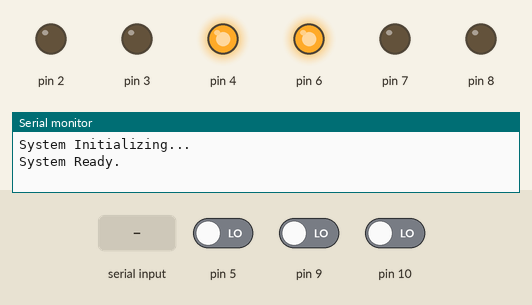
Simulated run of this sketch. Board: Arduino Uno, built with avr-gcc and run on an emulated ATmega328P. Parts: output pins drawn as LEDs (lit = HIGH), the last lines printed to the serial monitor. Dashed ring = blinking. The test bench sets the inputs (shaded band); at power-on: pin 10 LOW, pin 5 LOW, pin 9 LOW.

Above: at 1.2 s.
1.3 s: pin 10 driven HIGH
At 2.2 s:
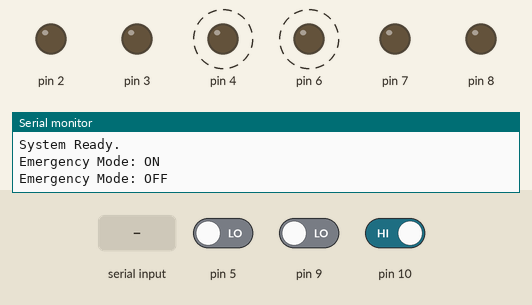
4.3 s: pin 5 driven HIGH
7.3 s: "s" received over Serial
10.3 s: pin 10 driven LOW
At 11.5 s:
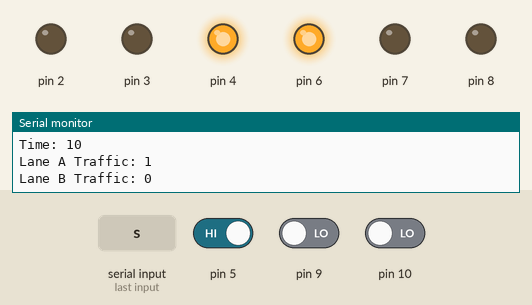
11.8 s: pin 10 driven HIGH
At 12.7 s:
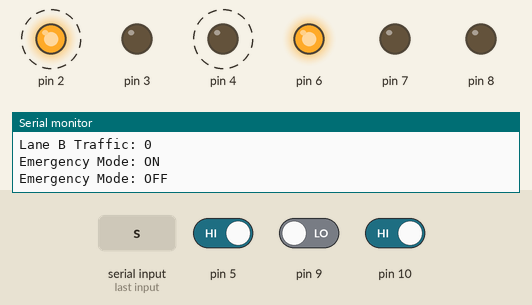
Timing chart, 0 to 15.8 s (numbered marks = the images above; inputs shaded):
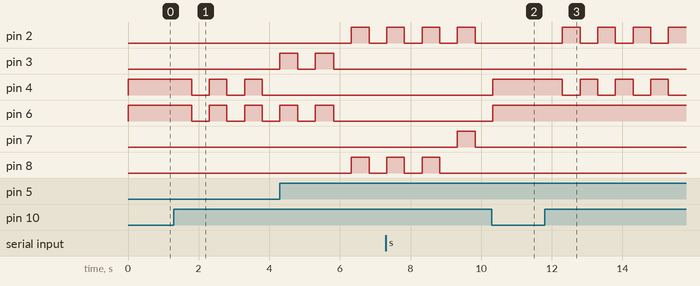

Measured:
- after the input at 1.3 s, pin 2, pin 8: stays LOW (without the input it goes to HIGH after 2.7 s); pin 3: stays LOW (without the input it goes to HIGH after 1.7 s)
- after the input at 10.3 s, pin 2, pin 7: stays LOW (without the input it goes to HIGH after 0.03 s); pin 4, pin 6: LOW → HIGH after 0.03 s instead of 1.1 s
- after the input at 11.8 s, pin 3: stays LOW (without the input it goes to HIGH after 2.0 s); pin 6: stays HIGH (without the input it goes to LOW after 3.0 s); pin 8: stays LOW (without the input it goes to HIGH after 3.0 s)
- by itself, pin 4: alternates HIGH for 0.50 s and LOW for 0.50 s
- by itself, pin 6: alternates HIGH for 0.51 s and LOW for 0.50 s, 4 changes in all, then stays LOW

The sketch:

traffic_control.ino
```cpp
/*
 * Project 1: Smart Traffic Control & Monitoring System
 * Explicit Prototypes added to solve Compilation Errors
 */

#include <stdlib.h>

// ==========================================
// 1. STRUCT DEFINITION (MUST BE AT THE TOP)
// ==========================================
struct TrafficLane {
  int id;
  int rPin, yPin, gPin;
  int sensorPin;
  int vehicleCount;
  int* vehicleLogs;
  int logCapacity;
};

// ==========================================
// 2. FUNCTION PROTOTYPES (THE FIX)
// These tell the compiler that these functions exist
// and that they use the TrafficLane struct defined above.
// ==========================================
void setLights(TrafficLane* lane, int r, int y, int g);
void registerVehicle(TrafficLane* lane);
TrafficLane* createLane(int id, int r, int y, int g, int s);

// ==========================================
// 3. CONFIGURATION & GLOBALS
// ==========================================
const unsigned long DEFAULT_GREEN_TIME = 3000;
const unsigned long YELLOW_TIME = 1000;
const unsigned long LOG_INTERVAL = 5000;

TrafficLane* laneA;
TrafficLane* laneB;

// State Machine Variables
int systemState = 0;
unsigned long lastStateChange = 0;
unsigned long lastLogTime = 0;
bool emergencyMode = false;

// ==========================================
// 4. HELPER FUNCTIONS
// ==========================================

// Create Lane
TrafficLane* createLane(int id, int r, int y, int g, int s) {
  TrafficLane* lane = (TrafficLane*)malloc(sizeof(TrafficLane));
  if (lane == NULL) return NULL;

  lane->id = id;
  lane->rPin = r; lane->yPin = y; lane->gPin = g;
  lane->sensorPin = s;
  lane->vehicleCount = 0;
  lane->logCapacity = 2;
  lane->vehicleLogs = (int*)malloc(lane->logCapacity * sizeof(int));

  pinMode(r, OUTPUT); pinMode(y, OUTPUT); pinMode(g, OUTPUT);
  pinMode(s, INPUT);
  return lane;
}

// Set Lights
void setLights(TrafficLane* lane, int r, int y, int g) {
  digitalWrite(lane->rPin, r);
  digitalWrite(lane->yPin, y);
  digitalWrite(lane->gPin, g);
}

// Register Vehicle
void registerVehicle(TrafficLane* lane) {
  lane->vehicleCount++;

  if (lane->vehicleCount >= lane->logCapacity) {
    lane->logCapacity += 2;
    int* temp = (int*)realloc(lane->vehicleLogs, lane->logCapacity * sizeof(int));
    if (temp != NULL) {
      lane->vehicleLogs = temp;
    } else {
      return; // Memory failure
    }
  }
  lane->vehicleLogs[lane->vehicleCount - 1] = millis() / 1000;
  Serial.print("Vehicle detected in Lane ");
  Serial.println(lane->id);
}

// ==========================================
// 5. MAIN SETUP & LOOP
// ==========================================
void setup() {
  Serial.begin(9600);
  Serial.println("System Initializing...");

  // Lane A: Pins 2(R), 3(Y), 4(G), Sensor 5
  laneA = createLane(1, 2, 3, 4, 5);
  // Lane B: Pins 6(R), 7(Y), 8(G), Sensor 9
  laneB = createLane(2, 6, 7, 8, 9);

  // Emergency Button: Pin 10
  pinMode(10, INPUT);

  if (laneA == NULL || laneB == NULL) {
    Serial.println("CRITICAL: System Memory Failure");
    while(1);
  }

  Serial.println("System Ready.");
}

void checkSensors() {
  static int lastStateA = LOW;
  static int lastStateB = LOW;

  int currentStateA = digitalRead(laneA->sensorPin);
  int currentStateB = digitalRead(laneB->sensorPin);

  if (currentStateA == HIGH && lastStateA == LOW) registerVehicle(laneA);
  if (currentStateB == HIGH && lastStateB == LOW) registerVehicle(laneB);

  // Emergency Button Logic
  if (digitalRead(10) == HIGH) {
    emergencyMode = !emergencyMode;
    Serial.print("Emergency Mode: ");
    Serial.println(emergencyMode ? "ON" : "OFF");
    delay(500);
  }

  lastStateA = currentStateA;
  lastStateB = currentStateB;
}

void updateTrafficLights() {
  if (emergencyMode) {
    unsigned long currentMillis = millis();
    if ((currentMillis / 500) % 2 == 0) {
      setLights(laneA, 1, 0, 0); setLights(laneB, 1, 0, 0);
    } else {
      setLights(laneA, 0, 0, 0); setLights(laneB, 0, 0, 0);
    }
    return;
  }

  unsigned long currentMillis = millis();
  unsigned long duration = currentMillis - lastStateChange;

  unsigned long dynamicGreenA = DEFAULT_GREEN_TIME + (laneA->vehicleCount * 500);
  unsigned long dynamicGreenB = DEFAULT_GREEN_TIME + (laneB->vehicleCount * 500);
  if (dynamicGreenA > 8000) dynamicGreenA = 8000;
  if (dynamicGreenB > 8000) dynamicGreenB = 8000;

  switch (systemState) {
    case 0: // A Green
      setLights(laneA, 0, 0, 1); setLights(laneB, 1, 0, 0);
      if (duration > dynamicGreenA) { systemState = 1; lastStateChange = currentMillis; laneA->vehicleCount = 0; }
      break;
    case 1: // A Yellow
      setLights(laneA, 0, 1, 0); setLights(laneB, 1, 0, 0);
      if (duration > YELLOW_TIME) { systemState = 2; lastStateChange = currentMillis; }
      break;
    case 2: // B Green
      setLights(laneA, 1, 0, 0); setLights(laneB, 0, 0, 1);
      if (duration > dynamicGreenB) { systemState = 3; lastStateChange = currentMillis; laneB->vehicleCount = 0; }
      break;
    case 3: // B Yellow
      setLights(laneA, 1, 0, 0); setLights(laneB, 0, 1, 0);
      if (duration > YELLOW_TIME) { systemState = 0; lastStateChange = currentMillis; }
      break;
  }
}

void handleInterface() {
  unsigned long currentMillis = millis();
  if (currentMillis - lastLogTime >= LOG_INTERVAL) {
    lastLogTime = currentMillis;
    Serial.println("--- LOG ENTRY ---");
    Serial.print("Time: "); Serial.println(currentMillis/1000);
    Serial.print("Lane A Traffic: "); Serial.println(laneA->vehicleCount);
    Serial.print("Lane B Traffic: "); Serial.println(laneB->vehicleCount);
  }
  if (Serial.available() > 0) {
    char cmd = Serial.read();
    if (cmd == 's') {
      Serial.print("State: "); Serial.println(systemState);
    }
  }
}

void loop() {
  checkSensors();
  updateTrafficLights();
  handleInterface();
}
```
